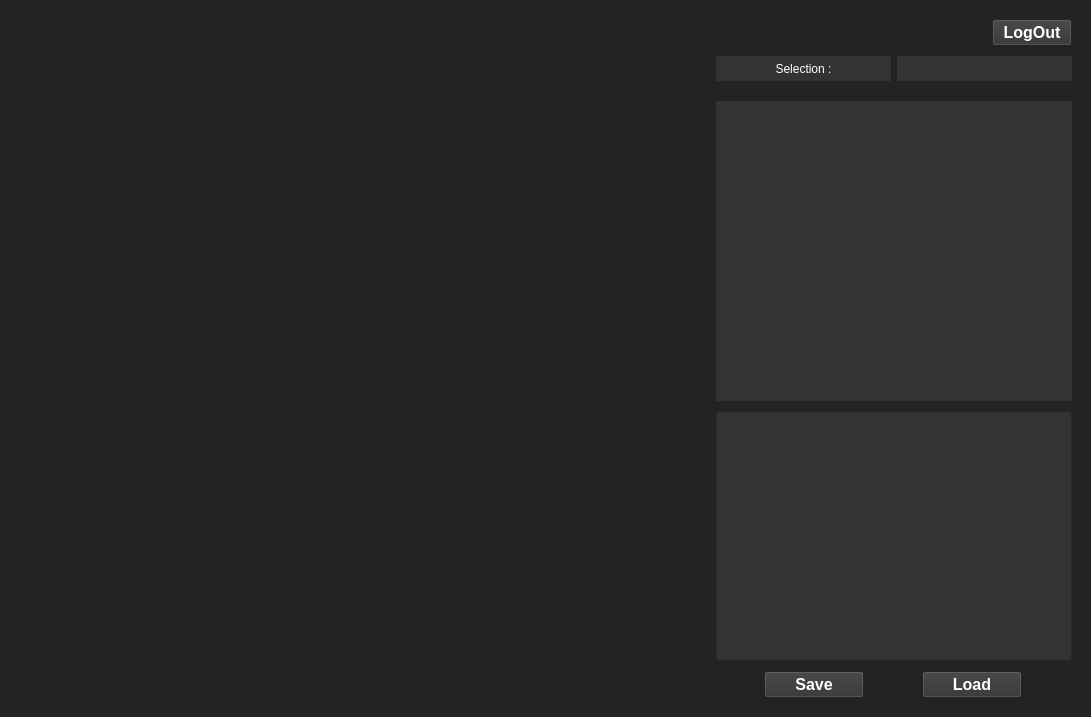
<?xml version="1.0" encoding="UTF-8"?>
<ui version="4.0">
 <class>MainWindow</class>
 <widget class="QMainWindow" name="MainWindow">
  <property name="enabled">
   <bool>true</bool>
  </property>
  <property name="geometry">
   <rect>
    <x>0</x>
    <y>0</y>
    <width>1091</width>
    <height>717</height>
   </rect>
  </property>
  <property name="minimumSize">
   <size>
    <width>1091</width>
    <height>717</height>
   </size>
  </property>
  <property name="maximumSize">
   <size>
    <width>1091</width>
    <height>717</height>
   </size>
  </property>
  <property name="windowTitle">
   <string>MainWindow</string>
  </property>
  <property name="styleSheet">
   <string notr="true">background-color: rgb(35, 35, 35);
color: white;</string>
  </property>
  <widget class="QWidget" name="centralwidget">
   <property name="minimumSize">
    <size>
     <width>1091</width>
     <height>717</height>
    </size>
   </property>
   <layout class="QGridLayout" name="gridLayout">
    <item row="0" column="0">
     <layout class="QGridLayout" name="Main_QGrid">
      <property name="leftMargin">
       <number>10</number>
      </property>
      <property name="topMargin">
       <number>10</number>
      </property>
      <property name="rightMargin">
       <number>10</number>
      </property>
      <property name="bottomMargin">
       <number>10</number>
      </property>
      <property name="spacing">
       <number>10</number>
      </property>
      <item row="0" column="0">
       <layout class="QHBoxLayout" name="horizontalLayout">
        <item>
         <spacer name="horizontalSpacer_2">
          <property name="orientation">
           <enum>Qt::Horizontal</enum>
          </property>
          <property name="sizeHint" stdset="0">
           <size>
            <width>40</width>
            <height>20</height>
           </size>
          </property>
         </spacer>
        </item>
       </layout>
      </item>
      <item row="10" column="4">
       <layout class="QGridLayout" name="gridLayout_3">
        <item row="0" column="0">
         <widget class="QPushButton" name="Save_Button">
          <property name="maximumSize">
           <size>
            <width>100</width>
            <height>30</height>
           </size>
          </property>
          <property name="font">
           <font>
            <pointsize>12</pointsize>
            <weight>75</weight>
            <bold>true</bold>
           </font>
          </property>
          <property name="styleSheet">
           <string notr="true">background-color: rgb(51, 51, 51);
color: white;</string>
          </property>
          <property name="text">
           <string>Save</string>
          </property>
         </widget>
        </item>
        <item row="0" column="1">
         <widget class="QPushButton" name="Load_Button">
          <property name="maximumSize">
           <size>
            <width>100</width>
            <height>30</height>
           </size>
          </property>
          <property name="font">
           <font>
            <pointsize>12</pointsize>
            <weight>75</weight>
            <bold>true</bold>
           </font>
          </property>
          <property name="styleSheet">
           <string notr="true">background-color: rgb(51, 51, 51);
color: white;</string>
          </property>
          <property name="text">
           <string>Load</string>
          </property>
         </widget>
        </item>
       </layout>
      </item>
      <item row="0" column="4">
       <layout class="QHBoxLayout" name="horizontalLayout_3">
        <property name="bottomMargin">
         <number>0</number>
        </property>
        <item>
         <spacer name="horizontalSpacer">
          <property name="orientation">
           <enum>Qt::Horizontal</enum>
          </property>
          <property name="sizeHint" stdset="0">
           <size>
            <width>40</width>
            <height>0</height>
           </size>
          </property>
         </spacer>
        </item>
        <item>
         <widget class="QPushButton" name="Logout_Button">
          <property name="sizePolicy">
           <sizepolicy hsizetype="Minimum" vsizetype="Fixed">
            <horstretch>0</horstretch>
            <verstretch>0</verstretch>
           </sizepolicy>
          </property>
          <property name="maximumSize">
           <size>
            <width>100</width>
            <height>30</height>
           </size>
          </property>
          <property name="font">
           <font>
            <pointsize>12</pointsize>
            <weight>75</weight>
            <bold>true</bold>
           </font>
          </property>
          <property name="styleSheet">
           <string notr="true">background-color: rgb(51, 51, 51);
color: white;</string>
          </property>
          <property name="text">
           <string>LogOut</string>
          </property>
         </widget>
        </item>
       </layout>
      </item>
      <item row="3" column="4">
       <widget class="QLabel" name="Preview">
        <property name="sizePolicy">
         <sizepolicy hsizetype="Preferred" vsizetype="Preferred">
          <horstretch>0</horstretch>
          <verstretch>0</verstretch>
         </sizepolicy>
        </property>
        <property name="minimumSize">
         <size>
          <width>350</width>
          <height>300</height>
         </size>
        </property>
        <property name="maximumSize">
         <size>
          <width>16777215</width>
          <height>16777215</height>
         </size>
        </property>
        <property name="layoutDirection">
         <enum>Qt::LeftToRight</enum>
        </property>
        <property name="styleSheet">
         <string notr="true">background-color: rgb(51, 51, 51);</string>
        </property>
        <property name="text">
         <string/>
        </property>
        <property name="alignment">
         <set>Qt::AlignLeading|Qt::AlignLeft|Qt::AlignTop</set>
        </property>
       </widget>
      </item>
      <item row="1" column="4">
       <layout class="QHBoxLayout" name="horizontalLayout_2">
        <property name="spacing">
         <number>6</number>
        </property>
        <property name="leftMargin">
         <number>0</number>
        </property>
        <property name="topMargin">
         <number>0</number>
        </property>
        <item>
         <widget class="QLabel" name="Selection_Name">
          <property name="minimumSize">
           <size>
            <width>175</width>
            <height>25</height>
           </size>
          </property>
          <property name="styleSheet">
           <string notr="true">background-color: rgb(51, 51, 51);
color: white;</string>
          </property>
          <property name="text">
           <string>Selection :</string>
          </property>
          <property name="alignment">
           <set>Qt::AlignCenter</set>
          </property>
         </widget>
        </item>
        <item>
         <widget class="QLabel" name="Selection_Lable">
          <property name="minimumSize">
           <size>
            <width>175</width>
            <height>25</height>
           </size>
          </property>
          <property name="styleSheet">
           <string notr="true">background-color: rgb(51, 51, 51);
color: white;</string>
          </property>
          <property name="text">
           <string/>
          </property>
         </widget>
        </item>
       </layout>
      </item>
      <item row="1" column="0" rowspan="7">
       <layout class="QVBoxLayout" name="verticalLayout2">
        <property name="leftMargin">
         <number>0</number>
        </property>
       </layout>
      </item>
      <item row="4" column="4" rowspan="4">
       <widget class="QPlainTextEdit" name="InfoTextBox">
        <property name="minimumSize">
         <size>
          <width>350</width>
          <height>250</height>
         </size>
        </property>
        <property name="font">
         <font>
          <pointsize>14</pointsize>
         </font>
        </property>
        <property name="layoutDirection">
         <enum>Qt::LeftToRight</enum>
        </property>
        <property name="styleSheet">
         <string notr="true">background-color: rgb(51, 51, 51);
color: white;</string>
        </property>
        <property name="undoRedoEnabled">
         <bool>true</bool>
        </property>
        <property name="readOnly">
         <bool>true</bool>
        </property>
        <property name="plainText">
         <string/>
        </property>
        <property name="textInteractionFlags">
         <set>Qt::TextSelectableByMouse</set>
        </property>
       </widget>
      </item>
      <item row="0" column="1">
       <spacer name="horizontalSpacer_3">
        <property name="orientation">
         <enum>Qt::Horizontal</enum>
        </property>
        <property name="sizeHint" stdset="0">
         <size>
          <width>40</width>
          <height>20</height>
         </size>
        </property>
       </spacer>
      </item>
      <item row="1" column="1" rowspan="3">
       <layout class="QVBoxLayout" name="verticalLayout">
        <property name="leftMargin">
         <number>0</number>
        </property>
        <property name="topMargin">
         <number>0</number>
        </property>
       </layout>
      </item>
      <item row="4" column="1" rowspan="4">
       <layout class="QVBoxLayout" name="verticalLayout3"/>
      </item>
     </layout>
    </item>
   </layout>
  </widget>
 </widget>
 <resources/>
 <connections/>
</ui>
